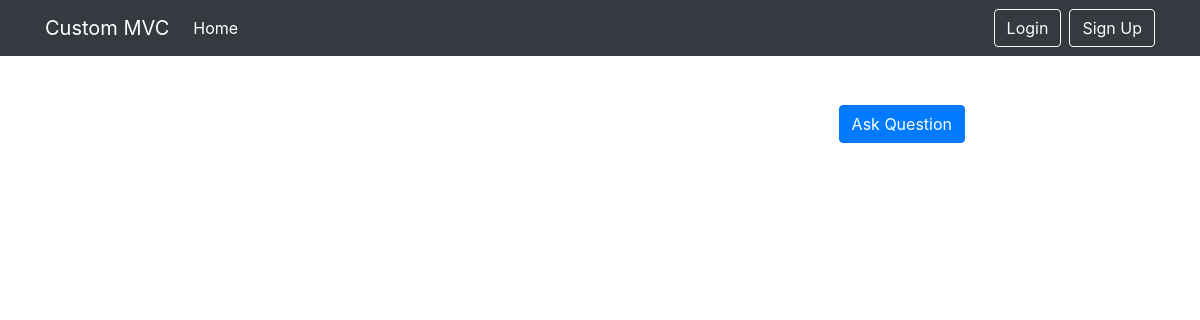
The page /PostController/allPost on the database as committed earlier.
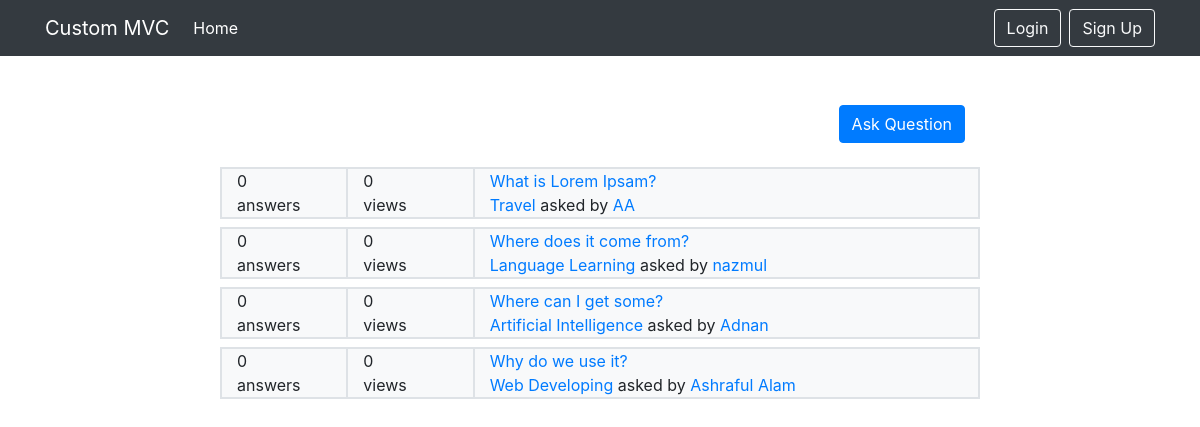
The same page on the database as committed later.
### tables this page shows
CREATE TABLE `posts` (
  `id` int(15) NOT NULL,
  `user_id` int(15) NOT NULL,
  `cat_id` int(15) NOT NULL,
  `title` varchar(30) NOT NULL,
  `description` text NOT NULL
);

CREATE TABLE `categories` (
  `id` int(15) NOT NULL,
  `cat_title` varchar(30) NOT NULL
);

CREATE TABLE `users` (
  `id` int(15) NOT NULL,
  `name` varchar(30) NOT NULL,
  `email` varchar(30) NOT NULL,
  `password` varchar(256) NOT NULL,
  `hash` varchar(100) NOT NULL,
  `active` tinyint(1) NOT NULL
);

### config/maincontroller.php (called while the page is built, shortened)
<?php
  class maincontroller {
    function __construct() {
      $this->load = new load();
    }
  }

### config/database.php (called while the page is built, shortened)
<?php
  class database{
  	public function __construct(){
      $dbname = 'login';
      $host = 'localhost';
  		$username = 'root';
  		$password = '';
      $dsn = "mysql:dbname=$dbname; host=$host";
			$this->db= new mainmodel($dsn, $username, $password);
  	}
  }

### config/load.php (called while the page is built, shortened)
<?php
class load {
	public function view ($name, $data = false) {
		include_once "templates/" . $name . ".php";
	}
	public function model ($name) {
		return new $name();
	}
}

### apps/controllers/PostController.php (called while the page is built, shortened)
<?php
  class PostController extends maincontroller {
    public function allPost() {
      $post_table = 'posts';
      $user_table = 'users';
      $category_table = 'categories';
      $postModel = $this->load->model('PostModel');
      $cond = 1;
      $data['allposts'] = $postModel->getPostData($post_table, $user_table,  $category_table, $cond);
      $this->load->view('post/allpost', $data);
    }
  }

### apps/PostModel.php (called while the page is built, shortened)
<?php
  include_once "config/database.php";
  class PostModel extends database {
    public function getPostData($post_table, $user_table, $category_table, $cond) {
      $sql = "SELECT $post_table.id, $user_table.name AS user_name, $category_table.cat_title AS category,  $post_table.title, $post_table.description
        FROM $post_table
        INNER JOIN $user_table on $post_table.user_id = $user_table.id
        INNER JOIN $category_table on $post_table.cat_id = $category_table.id
        WHERE $cond
        ORDER BY $post_table.id DESC";
      return $this->db->selectUserData($sql);
    }
  }

### apps/mainmodel.php (called while the page is built, shortened)
<?php
  class mainmodel extends PDO{
		public function selectUserData($sql){
			$stat=$this->prepare($sql);
			$stat->execute();
			return $stat->fetchAll(PDO::FETCH_ASSOC);
		}
  }

### templates/post/allpost.php (the view, shortened to what this page needs)
<?php include('templates/main.php'); ?>
<div class="container">
  <div class="row mt-4">
    <div class="col-md-8 offset-md-2">
    </div>
  </div>
  <div class="row mt-4">
    <div class="col-md-8 offset-md-2">
      <div class="d-flex flex-row-reverse">
        <a href="<?php echo BASE_URL."/PostController/addPost" ?>"><button class="btn btn-primary mb-4">Ask Question</button></a>
      </div>
      <?php foreach ($allposts as $post) {
      echo '<div class="row border bg-light mb-2">
          <div class="col-2 border">
            <div id="vote">0</div>
            <div id="vote-text">answers</div>
          </div>
          <div class="col-2 border">
            <div id="vote">0</div>
            <div id="vote-text">views</div>
          </div>
          <div class="col-8 border">
            <div id="vote"><a href="'.BASE_URL.'/PostController/postDetails?id='.$post['id'].'">'.$post['title'].'</a></div>
            <div id="vote-text">
              <a href="#">'.$post['category'].'</a>
              asked by <a href="#">'.$post['user_name'].'</a>
            </div>
          </div>
        </div>';
      }
      ?>
    </div>
  </div>
</div>

### index.php (shortened to what this page needs)
<?php
  include_once "apps/mainmodel.php";
  include_once "config/load.php";
  include_once "config/maincontroller.php";
  $url = isset($_GET["url"]) ? $_GET["url"] : NULL;
  if ($url != NULL){
    $url = rtrim($url, '/');
    $url = explode('/', $url);
  }
  else { unset($url); }
  if (isset($url[0])) {
    $main = new $url[0]();
    if (isset($url[1])) {
      echo $main->{$url[1]}();
    }
  }
  else {
      include_once "apps/controllers/IndexController.php";
      $instance = new IndexController();
      $instance->login();
  }

### templates/main.php (shortened to what this page needs)
<!doctype html>
<html lang="en">
  <head>
    <?php include('templates/partials/_header.php') ?>
  </head>
  <body>
    <?php include('templates/partials/_nav.php'); ?>
</body>
</html>

### templates/partials/_header.php (shortened to what this page needs)
<link rel="stylesheet" href="<?php echo BASE_URL; ?>/includes/css/bootstrap.min.css">
<link rel="stylesheet" href="<?php echo BASE_URL; ?>/includes/css/app.css">

### templates/partials/_nav.php (shortened to what this page needs)
<nav class="navbar navbar-expand-lg navbar-dark bg-dark">
  <div class="container">
    <a class="navbar-brand" href="#">Custom MVC</a>
    <div class="collapse navbar-collapse"   id="navbar-supported-content">
      <ul class="navbar-nav mr-auto">
        <li class="nav-item active">
          <a class="nav-link" href="<?php echo BASE_URL; ?>/PostController/allPost">Home <span class="sr-only">  (current)</span></a>
        </li>
      </ul>
      <?php if(!isset($_SESSION['ownUserData']) && !isset($_SESSION['access_token'])) { ?>
        <a href="<?php echo BASE_URL; ?>/IndexController/login"><button class="btn btn-outline-light my-2 my-sm-0  btn-design">Login</button></a>
        <a href="<?php echo BASE_URL; ?>/IndexController/signup"><button class="btn btn-outline-light my-2 my-sm-0 ml-2   btn-design">Sign Up</button></a>
      <?php } else if(isset($_SESSION['access_token']) || isset($_SESSION['ownUserData'])) {
        echo '<a href="'.BASE_URL.'/UserController/profile"><button class="btn btn-outline-light m-2 my-sm-0 btn-design">'.$_SESSION['ownUserData'][0]['name'].'</button></a>
        <a href="'.BASE_URL.'/UserController/logout"><button class="btn btn-outline-light my-2 my-sm-0 btn-design">Logout</button></a>';
      } ?>
    </div>
  </div>
</nav>

Rows that differ between the two databases and show on the page:
added posts: title "What is Lorem Ipsam?", categories.cat_title "Travel", user.name "AA"
added posts: title "Where does it come from?", categories.cat_title "Language Learning", user.name "nazmul"
added posts: title "Where can I get some?", categories.cat_title "Artificial Intelligence", user.name "Adnan"
added posts: title "Why do we use it?", categories.cat_title "Web Developing", user.name "Ashraful Alam"
